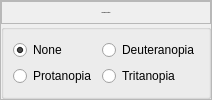
            <widget class="QFrame" name="ColorblindnessFrame">
             <property name="frameShape">
              <enum>QFrame::Shape::StyledPanel</enum>
             </property>
             <property name="frameShadow">
              <enum>QFrame::Shadow::Raised</enum>
             </property>
             <layout class="QVBoxLayout" name="verticalLayout_20" stretch="1,2">
              <property name="spacing">
               <number>0</number>
              </property>
              <property name="leftMargin">
               <number>0</number>
              </property>
              <property name="topMargin">
               <number>0</number>
              </property>
              <property name="rightMargin">
               <number>0</number>
              </property>
              <property name="bottomMargin">
               <number>0</number>
              </property>
              <item>
               <widget class="QFrame" name="colorBlindnessTitleFrame">
                <property name="styleSheet">
                 <string notr="true"/>
                </property>
                <property name="frameShape">
                 <enum>QFrame::Shape::StyledPanel</enum>
                </property>
                <property name="frameShadow">
                 <enum>QFrame::Shadow::Raised</enum>
                </property>
                <layout class="QVBoxLayout" name="verticalLayout_22">
                 <property name="spacing">
                  <number>0</number>
                 </property>
                 <property name="leftMargin">
                  <number>0</number>
                 </property>
                 <property name="topMargin">
                  <number>0</number>
                 </property>
                 <property name="rightMargin">
                  <number>0</number>
                 </property>
                 <property name="bottomMargin">
                  <number>0</number>
                 </property>
                 <item>
                  <widget class="QLabel" name="colorBlindnessTitle">
                   <property name="font">
                    <font>
                     <family>Segoe UI</family>
                     <pointsize>-1</pointsize>
                     <bold>true</bold>
                    </font>
                   </property>
                   <property name="text">
                    <string>Colorblind Options</string>
                   </property>
                   <property name="alignment">
                    <set>Qt::AlignmentFlag::AlignCenter</set>
                   </property>
                  </widget>
                 </item>
                </layout>
               </widget>
              </item>
              <item>
               <widget class="QGroupBox" name="colorblindSelectionGroup">
                <property name="enabled">
                 <bool>true</bool>
                </property>
                <property name="layoutDirection">
                 <enum>Qt::LayoutDirection::LeftToRight</enum>
                </property>
                <property name="title">
                 <string/>
                </property>
                <property name="alignment">
                 <set>Qt::AlignmentFlag::AlignCenter</set>
                </property>
                <property name="flat">
                 <bool>true</bool>
                </property>
                <property name="checkable">
                 <bool>false</bool>
                </property>
                <layout class="QGridLayout" name="gridLayout_4">
                 <property name="topMargin">
                  <number>10</number>
                 </property>
                 <property name="bottomMargin">
                  <number>10</number>
                 </property>
                 <item row="3" column="0">
                  <widget class="QRadioButton" name="protanopiaColorblindOption">
                   <property name="text">
                    <string>Protanopia</string>
                   </property>
                  </widget>
                 </item>
                 <item row="1" column="0">
                  <widget class="QRadioButton" name="noneColorblindOption">
                   <property name="text">
                    <string>None</string>
                   </property>
                   <property name="checked">
                    <bool>true</bool>
                   </property>
                  </widget>
                 </item>
                 <item row="1" column="1">
                  <widget class="QRadioButton" name="deuteranopiaColorblindOption">
                   <property name="text">
                    <string>Deuteranopia</string>
                   </property>
                  </widget>
                 </item>
                 <item row="3" column="1">
                  <widget class="QRadioButton" name="tritanopiaColorblindOption">
                   <property name="text">
                    <string>Tritanopia</string>
                   </property>
                  </widget>
                 </item>
                </layout>
               </widget>
              </item>
             </layout>
            </widget>
